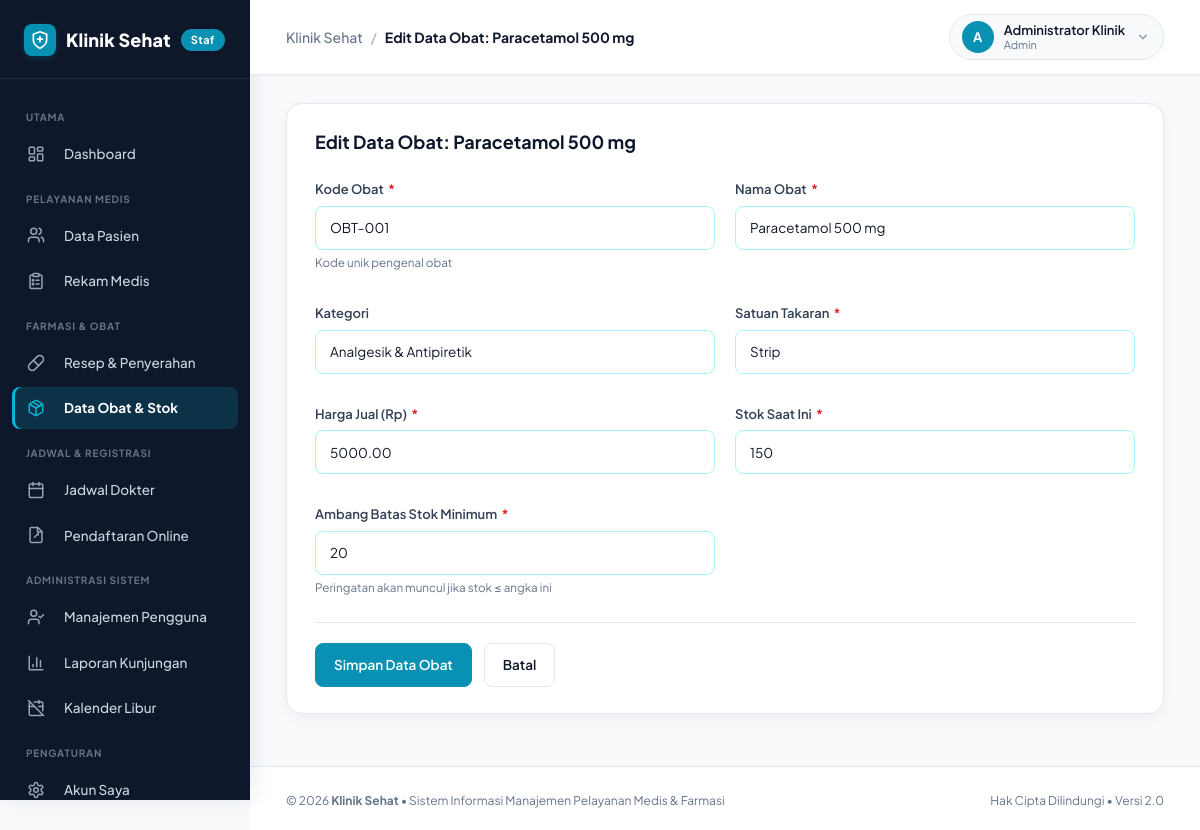
Screenshot of /index.php?url=obat/edit/1 (signed in) with the database file from the repository.
### tables this page shows
CREATE TABLE users (
    id_user INT AUTO_INCREMENT PRIMARY KEY,
    nama VARCHAR(100) NOT NULL,
    username VARCHAR(50) NOT NULL UNIQUE,
    password VARCHAR(255) NOT NULL,
    role ENUM('admin', 'resepsionis', 'dokter', 'apoteker') NOT NULL DEFAULT 'admin',
    is_active TINYINT(1) NOT NULL DEFAULT 1,
    aktif_mulai DATE NOT NULL,
    aktif_sampai DATE NOT NULL,
    created_at TIMESTAMP DEFAULT CURRENT_TIMESTAMP
);

CREATE TABLE obat (
    id_obat INT AUTO_INCREMENT PRIMARY KEY,
    kode_obat VARCHAR(30) NOT NULL UNIQUE,
    nama_obat VARCHAR(100) NOT NULL,
    kategori VARCHAR(100),
    satuan VARCHAR(30) NOT NULL,
    harga DECIMAL(12,2) NOT NULL DEFAULT 0,
    stok INT NOT NULL DEFAULT 0,
    stok_minimum INT NOT NULL DEFAULT 10,
    created_at TIMESTAMP DEFAULT CURRENT_TIMESTAMP
);

### controllers/ObatController.php (called while the page is built, shortened)
<?php
require_once __DIR__ . '/../models/Obat.php';
class ObatController extends Controller
{
    private $obat;
    public function __construct()
    {
        require_role('admin', 'apoteker', 'dokter');
        $this->obat = new Obat();
    }
    public function edit($id = 0)
    {
        $item = $this->obat->find((int) $id);
        $this->view('obat/form', [
            'title'  => 'Edit Data Obat: ' . $item['nama_obat'],
            'item'   => $item,
            'action' => route('obat/update/' . $item['id_obat'])
        ]);
    }
}

### index.php (called while the page is built, shortened)
<?php
require_once __DIR__ . '/core/Database.php';
require_once __DIR__ . '/core/Model.php';
require_once __DIR__ . '/core/Icon.php';
function icon($name, $class = '', $size = 18, $strokeWidth = 2)
{
    return Icon::render($name, $class, $size, $strokeWidth);
}
function e($value)
{
    return htmlspecialchars((string) $value, ENT_QUOTES, 'UTF-8');
}
function route($path = '')
{
    return BASE_URL . '/index.php?url=' . $path;
}
function asset($path)
{
    $file = __DIR__ . '/public/' . $path;
    $version = is_file($file) ? '?v=' . filemtime($file) : '';
    return BASE_URL . '/public/' . $path . $version;
}
function is_logged_in()
{
    return isset($_SESSION['user']);
}
function current_user()
{
    return $_SESSION['user'] ?? null;
}
function has_role(...$roles)
{
    return is_logged_in() && in_array($_SESSION['user']['role'], $roles, true);
}
function require_login()
{
    $stmt = Database::connect()->prepare(
        "SELECT id_user, nama, username, role, is_active, aktif_mulai, aktif_sampai
         FROM users WHERE id_user = ? LIMIT 1"
    );
    $stmt->execute([$_SESSION['user']['id_user']]);
}
function require_role(...$roles)
{
    require_login();
}
function old($key, $default = '')
{
    return $_SESSION['old'][$key] ?? $default;
}
$url = trim($_GET['url'] ?? 'beranda', '/');
$parts = $url === '' ? ['beranda'] : explode('/', $url);
$method = preg_replace('/[^a-zA-Z]/', '', $parts[1] ?? 'index');
$params = array_slice($parts, 2);
$controller = new $class();
call_user_func_array([$controller, $method], $params);

### core/Database.php (called while the page is built, shortened)
<?php
class Database
{
    private static $pdo = null;
    public static function connect()
    {
        if (self::$pdo === null) {
            try {
                $dsn = "mysql:host=" . DB_HOST .
                       ";port=" . DB_PORT .
                       ";dbname=" . DB_NAME .
                       ";charset=utf8mb4";
                self::$pdo = new PDO(
                    $dsn,
                    DB_USER,
                    DB_PASS,
                    [
                        PDO::ATTR_ERRMODE => PDO::ERRMODE_EXCEPTION,
                        PDO::ATTR_DEFAULT_FETCH_MODE => PDO::FETCH_ASSOC,
                        PDO::ATTR_EMULATE_PREPARES => false
                    ]
                );
            } catch (PDOException $e) {
                error_log('Database connection failed: ' . $e->getMessage());
                http_response_code(500);
                die('Layanan sedang tidak tersedia. Silakan coba kembali.');
            }
        }
        return self::$pdo;
    }
}

### core/Model.php (called while the page is built, shortened)
<?php
require_once __DIR__ . '/Database.php';
class Model
{
    public function __construct()
    {
        $this->db = Database::connect();
    }
}

### models/Obat.php (called while the page is built, shortened)
<?php
class Obat extends Model
{
    public function find($id)
    {
        $stmt = $this->db->prepare("SELECT * FROM obat WHERE id_obat = ?");
        $stmt->execute([$id]);
        return $stmt->fetch();
    }
}

### views/obat/form.php (the view, shortened to what this page needs)
<?php
require __DIR__ . '/../layouts/header.php';
$v = function ($key, $default = '') use ($item) {
    return e(old($key, $item[$key] ?? $default));
};
?>
<div class="panel">
    <h2><?= e($title) ?></h2>
    <form method="post" action="<?= $action ?>" class="staff-form" novalidate>
        <div class="staff-form-grid">
            <div>
                <label>Kode Obat <span class="required">*</span></label>
                <input type="text" name="kode_obat" value="<?= $v('kode_obat') ?>" placeholder="Contoh: OBT-001" required>
                <small class="muted">Kode unik pengenal obat</small>
            </div>
            <div>
                <label>Nama Obat <span class="required">*</span></label>
                <input type="text" name="nama_obat" value="<?= $v('nama_obat') ?>" placeholder="Nama merk atau generik" required>
            </div>
            <div>
                <label>Kategori</label>
                <input type="text" name="kategori" value="<?= $v('kategori') ?>" placeholder="Contoh: Antibiotik, Analgesik, Vitamin">
            </div>
            <div>
                <label>Satuan Takaran <span class="required">*</span></label>
                <input type="text" name="satuan" value="<?= $v('satuan') ?>" placeholder="Contoh: tablet, botol, strip, kapsul, tube" required>
            </div>
            <div>
                <label>Harga Jual (Rp) <span class="required">*</span></label>
                <input type="number" name="harga" min="0" step="100" value="<?= $v('harga', '0') ?>" required>
            </div>
            <div>
                <label>Stok Saat Ini <span class="required">*</span></label>
                <input type="number" name="stok" min="0" value="<?= $v('stok', '0') ?>" required>
            </div>
            <div>
                <label>Ambang Batas Stok Minimum <span class="required">*</span></label>
                <input type="number" name="stok_minimum" min="0" value="<?= $v('stok_minimum', '10') ?>" required>
                <small class="muted">Peringatan akan muncul jika stok &le; angka ini</small>
            </div>
        </div>
        <div class="form-actions" style="margin-top: 24px;">
            <button type="submit" class="btn btn-primary">Simpan Data Obat</button>
            <a class="btn" href="<?= route('obat') ?>">Batal</a>
        </div>
    </form>
</div>
<?php require __DIR__ . '/../layouts/footer.php'; ?>

### views/layouts/header.php (shortened to what this page needs)
<?php
$user = current_user();
$rawUrl = trim($_GET['url'] ?? 'dashboard', '/');
$urlSegments = explode('/', $rawUrl);
$activePage = $urlSegments[0] ?? 'dashboard';
?>
<!DOCTYPE html>
<html lang="id">
<head>
    <link rel="stylesheet" href="<?= asset('css/style.css') ?>">
</head>
<body>
<div class="layout">
    <aside class="sidebar" id="sidebar">
        <div class="brand">
            <a href="<?= route('dashboard') ?>" class="brand-link">
                <span class="brand-badge-icon"><?= icon('shield-plus', '', 20) ?></span>
                <span class="brand-title">Klinik Sehat</span>
                <span class="brand-ribbon">Staf</span>
            </a>
        </div>
        <nav>
            <div class="nav-section-label">UTAMA</div>
            <a href="<?= route('dashboard') ?>" class="<?= $activePage === 'dashboard' ? 'active' : '' ?>" <?= $activePage === 'dashboard' ? 'aria-current="page"' : '' ?>>
                <span class="nav-icon"><?= icon('layout-dashboard') ?></span> Dashboard
            </a>
            <?php if (has_role('admin', 'dokter', 'resepsionis')): ?>
                <div class="nav-section-label">PELAYANAN MEDIS</div>
                <a href="<?= route('pasien') ?>" class="<?= $activePage === 'pasien' ? 'active' : '' ?>" <?= $activePage === 'pasien' ? 'aria-current="page"' : '' ?>>
                    <span class="nav-icon"><?= icon('users') ?></span> Data Pasien
                </a>
            <?php endif; ?>
            <?php if (has_role('admin', 'dokter')): ?>
                <a href="<?= route('rekam_medis') ?>" class="<?= $activePage === 'rekam_medis' ? 'active' : '' ?>" <?= $activePage === 'rekam_medis' ? 'aria-current="page"' : '' ?>>
                    <span class="nav-icon"><?= icon('clipboard-list') ?></span> Rekam Medis
                </a>
            <?php endif; ?>
            <?php if (has_role('admin', 'dokter', 'apoteker')): ?>
                <div class="nav-section-label">FARMASI &amp; OBAT</div>
                <a href="<?= route('resep') ?>" class="<?= $activePage === 'resep' ? 'active' : '' ?>" <?= $activePage === 'resep' ? 'aria-current="page"' : '' ?>>
                    <span class="nav-icon"><?= icon('pill') ?></span> Resep &amp; Penyerahan
                </a>
                <a href="<?= route('obat') ?>" class="<?= $activePage === 'obat' ? 'active' : '' ?>" <?= $activePage === 'obat' ? 'aria-current="page"' : '' ?>>
                    <span class="nav-icon"><?= icon('package') ?></span> Data Obat &amp; Stok
                </a>
            <?php endif; ?>
            <?php if (has_role('admin', 'dokter', 'resepsionis')): ?>
                <div class="nav-section-label">JADWAL &amp; REGISTRASI</div>
                <a href="<?= route('jadwal') ?>" class="<?= $activePage === 'jadwal' ? 'active' : '' ?>" <?= $activePage === 'jadwal' ? 'aria-current="page"' : '' ?>>
                    <span class="nav-icon"><?= icon('calendar') ?></span> Jadwal Dokter
                </a>
            <?php endif; ?>
            <?php if (has_role('admin', 'resepsionis')): ?>
                <a href="<?= route('pendaftaran/verifikasi') ?>" class="<?= $activePage === 'pendaftaran' ? 'active' : '' ?>" <?= $activePage === 'pendaftaran' ? 'aria-current="page"' : '' ?>>
                    <span class="nav-icon"><?= icon('file-signature') ?></span> Pendaftaran Online
                </a>
            <?php endif; ?>
            <?php if (has_role('admin')): ?>
                <div class="nav-section-label">ADMINISTRASI SISTEM</div>
                <a href="<?= route('pengguna') ?>" class="<?= $activePage === 'pengguna' ? 'active' : '' ?>" <?= $activePage === 'pengguna' ? 'aria-current="page"' : '' ?>>
                    <span class="nav-icon"><?= icon('user-check') ?></span> Manajemen Pengguna
                </a>
                <a href="<?= route('laporan') ?>" class="<?= $activePage === 'laporan' ? 'active' : '' ?>" <?= $activePage === 'laporan' ? 'aria-current="page"' : '' ?>>
                    <span class="nav-icon"><?= icon('bar-chart-3') ?></span> Laporan Kunjungan
                </a>
                <a href="<?= route('hari_libur') ?>" class="<?= $activePage === 'hari_libur' ? 'active' : '' ?>" <?= $activePage === 'hari_libur' ? 'aria-current="page"' : '' ?>>
                    <span class="nav-icon"><?= icon('calendar-off') ?></span> Kalender Libur
                </a>
            <?php endif; ?>
            <div class="nav-section-label">PENGATURAN</div>
            <a href="<?= route('akun') ?>" class="<?= $activePage === 'akun' ? 'active' : '' ?>" <?= $activePage === 'akun' ? 'aria-current="page"' : '' ?>>
                <span class="nav-icon"><?= icon('settings') ?></span> Akun Saya
            </a>
        </nav>
    </aside>
    <div class="main-wrapper">
        <header class="top-navbar">
            <div class="top-nav-left">
                <div class="breadcrumb-trail">
                    <span class="breadcrumb-app">Klinik Sehat</span>
                    <span class="breadcrumb-separator">/</span>
                    <span class="breadcrumb-current"><?= e($title ?? 'Dashboard') ?></span>
                </div>
            </div>
            <div class="top-nav-right">
                <div class="user-profile-menu">
                    <button type="button" class="profile-trigger-btn" id="user-menu-btn" aria-expanded="false" aria-haspopup="true">
                        <span class="avatar-circle"><?= strtoupper(substr($user['nama'], 0, 1)) ?></span>
                        <div class="user-meta">
                            <span class="user-display-name"><?= e($user['nama']) ?></span>
                            <span class="user-display-role"><?= e(ucfirst($user['role'])) ?></span>
                        </div>
                        <svg class="dropdown-chevron" width="16" height="16" fill="currentColor" viewBox="0 0 20 20">
                            <path fill-rule="evenodd" d="M5.293 7.293a1 1 0 011.414 0L10 10.586l3.293-3.293a1 1 0 111.414 1.414l-4 4a1 1 0 01-1.414 0l-4-4a1 1 0 010-1.414z" clip-rule="evenodd"/>
                        </svg>
                    </button>
                </div>
            </div>
        </header>
        <main class="content-body">

### rows the page displays
users: nama "A", nama "Administrator Klinik", role "Admin"
obat: kode_obat "OBT-001", nama_obat "Paracetamol 500 mg", kategori "Analgesik & Antipiretik", satuan "Strip", harga "5000.00", stok "150", stok_minimum "20"

### other values shown
$title "Edit Data Obat: Paracetamol 500 mg"
